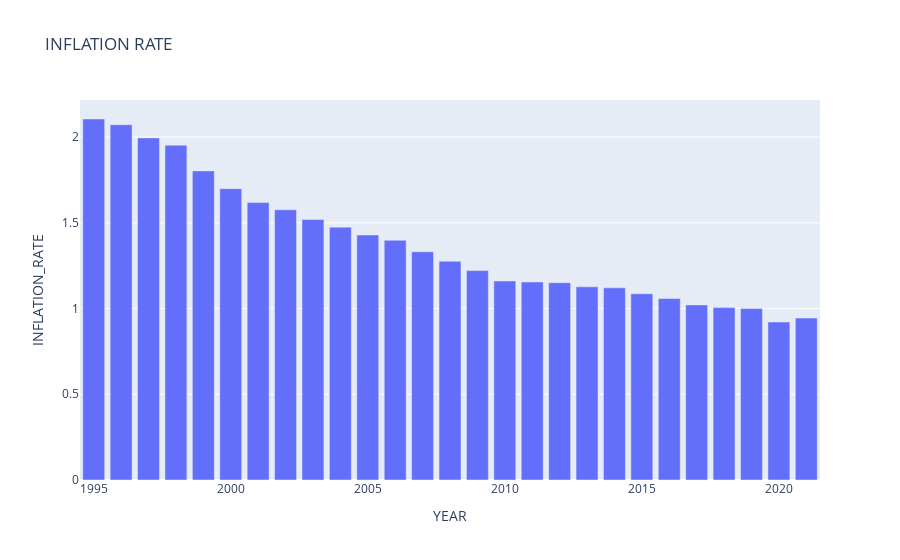

Notebook code cell kept with this figure:
### Code cell
inflation_pred = modified_inflation
inflation_pred[0] = inf_predicted[0]
inflation_pred[1] = inf_predicted[1]
inflation_rate_pred = inflation_pred / pred_box_office
fourth_data_pred = pd.DataFrame(dict(YEAR = modified_year,INFLATION_RATE=inflation_rate_pred ))
fourth_graph_pred = px.bar(fourth_data_pred,x="YEAR",y="INFLATION_RATE",title="WHAT IF...")
fourth_graph_pred.show()

### Figure 1 — Plotly figure (JSON) as saved in the notebook; plotly's stock layout.template omitted (floating-point values rounded to 4 significant figures)
{"data": [{"alignmentgroup": "True", "hovertemplate": "YEAR=%{x}<br>INFLATION_RATE=%{y}<extra></extra>", "legendgroup": "", "marker": {"color": "#636efa", "pattern": {"shape": ""}}, "name": "", "offsetgroup": "", "orientation": "v", "showlegend": false, "textposition": "auto", "type": "bar", "x": [2021, 2020, 2019, 2018, 2017, 2016, 2015, 2014, 2013, 2012, 2011, 2010, 2009, 2008, 2007, 2006, 2005, 2004, 2003, 2002, 2001, 2000, 1999, 1998, 1997, 1996, 1995], "xaxis": "x", "y": [0.9446, 0.9214, 1.0, 1.005, 1.021, 1.059, 1.087, 1.121, 1.127, 1.151, 1.155, 1.161, 1.221, 1.276, 1.331, 1.398, 1.429, 1.475, 1.519, 1.577, 1.618, 1.699, 1.803, 1.953, 1.996, 2.072, 2.106], "yaxis": "y"}], "layout": {"autosize": true, "barmode": "relative", "legend": {"tracegroupgap": 0}, "title": {"text": "INFLATION RATE"}, "xaxis": {"anchor": "y", "autorange": true, "domain": [0, 1], "range": [1994.0, 2022.0], "title": {"text": "YEAR"}, "type": "linear"}, "yaxis": {"anchor": "x", "autorange": true, "domain": [0, 1], "range": [0, 2.217], "title": {"text": "INFLATION_RATE"}, "type": "linear"}}}
